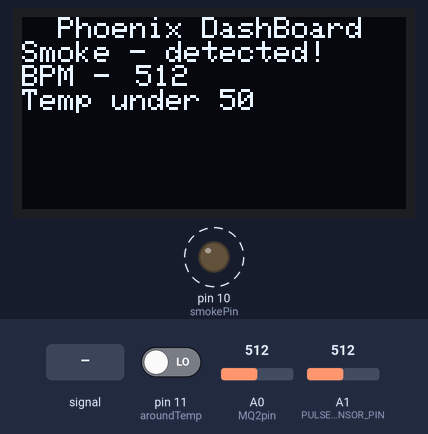
The sketch below on a simulated Arduino Pro Mini, built with avr-gcc and run on an emulated ATmega328P. Parts: 128×64 one-colour display, output pins drawn as LEDs (lit = HIGH). Dashed ring = blinking. Inputs (shaded band) come from the test bench; at power-on: A0 (MQ2pin) = 512, pin 11 (aroundTemp) LOW, A1 (PULSE_SENSOR_PIN) = 512.

Above: at 4.9 s.
5.0 s: A0 (MQ2pin) set to 315
11.1 s: A0 (MQ2pin) set to 289
At 13.3 s:
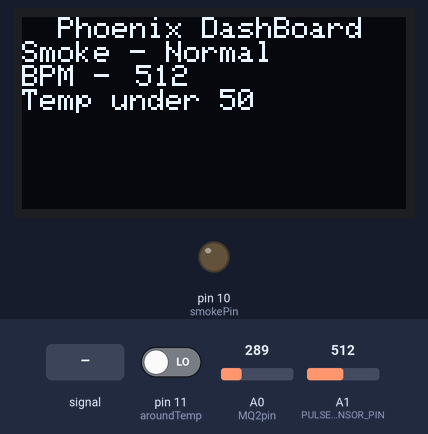
17.2 s: pin 11 (aroundTemp) driven HIGH
At 19.3 s:
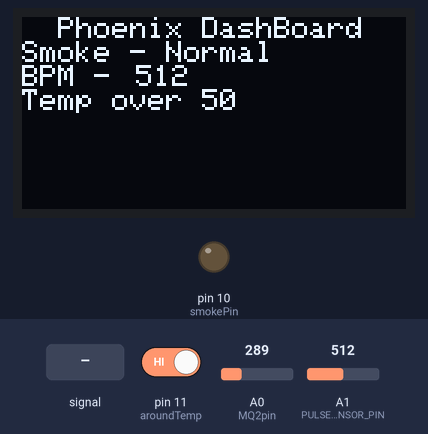
23.3 s: A0 (MQ2pin) set to 306
At 26.4 s:
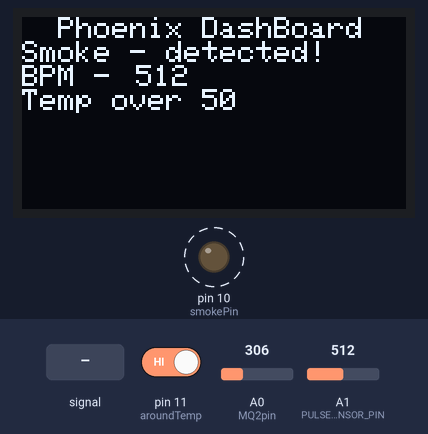
29.4 s: A1 (PULSE_SENSOR_PIN) fed a 200 Hz sine of ±81 counts around its level
At 32.4 s:
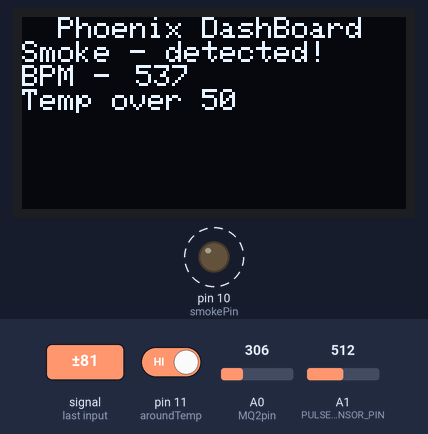
34.8 s: A1 (PULSE_SENSOR_PIN) set to 560
At 36.4 s:
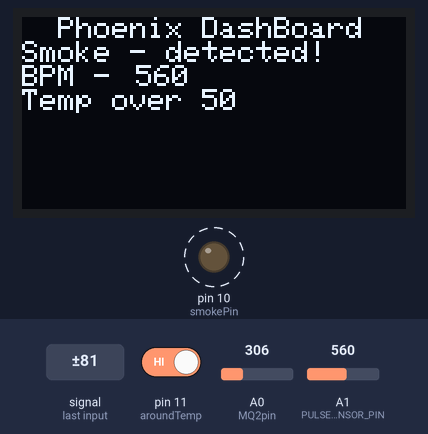
Timing chart, 0 to 40.0 s (numbered marks = the images above; inputs shaded):
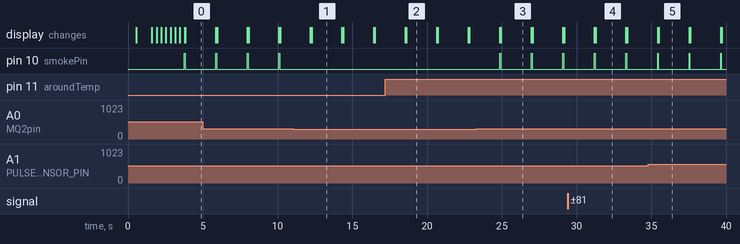

Measured:
- the behaviour switches between 301 and 300 on A0 (MQ2pin) (found by bisection; images 0 and 1)
- after the input at 11.1 s, pin 10 (smokePin): stops changing and stays LOW; the display: first differs from a run without the input after 1.2 s (image 1)
- after the input at 17.2 s, the display: first differs from a run without the input after 1.4 s (image 2)
- after the input at 23.3 s, pin 10 (smokePin): alternates HIGH for 0.06 s and LOW for 2.1 s, starting after 1.6 s; the display: first differs from a run without the input after 1.6 s (image 3)
- after the input at 29.4 s, the display: first differs from a run without the input after 1.9 s (image 4)
- by itself, pin 10 (smokePin): alternates HIGH for 0.06 s and LOW for 2.1 s
- what the display in image 1 shows lasts 2.0 s, from 12.3 s to 14.3 s

The sketch:

ProMini.ino
```cpp
#include <SPI.h>
#include <Wire.h>
#include <Adafruit_GFX.h>
#include <Adafruit_SSD1306.h>

#define KL_BMPWIDTH  128
#define KL_BMPHEIGHT 32

Adafruit_SSD1306 display(-1); //  display SCL - A5, SDA - A4

#define MQ2pin (0) // MQ2 A0
const int PULSE_SENSOR_PIN = 1; // BPM A1

float sensorValue;
int Signal;
int Threshold = 550;
const int smokePin = 10; // smoke out
const int aroundTemp = 11; // temp in


const unsigned char bitmap_KL[] PROGMEM = {
  B11111111,B11111111,B11111111,B11111111,B11111111,B11111111,B11111111,B11111111,B11111111,B11111111,B11111111,B11111111,B11111111,B11111111,B11111111,B11111111,
  B11111111,B11111111,B11111111,B11111111,B11111111,B11111100,B00111111,B11111111,B11111111,B11111111,B11111111,B11111111,B11110000,B01111111,B11111111,B11111111,
  B11111111,B11111111,B11111111,B11111111,B11111110,B00000000,B00011111,B11111111,B11111111,B11111111,B11111111,B11111111,B11000000,B01111111,B11111111,B11111111,
  B11111111,B11111111,B11111111,B11100011,B11100000,B00000000,B00001111,B11111111,B11110000,B11111111,B11111111,B11111111,B00000000,B00111111,B11111111,B11111111,
  B11111111,B11111111,B11111111,B10001110,B00000000,B00000000,B00000111,B11111111,B10000001,B11111111,B11111111,B11111110,B00000000,B01111111,B11111111,B11111111,
  B11111111,B11111111,B11111111,B00000000,B00000000,B00000000,B00001111,B11111100,B00000011,B11111111,B11111111,B11111000,B00000000,B01111111,B11111111,B11111111,
  B11111111,B11111111,B11111110,B00000000,B00000000,B00011111,B00001111,B11100000,B00000111,B11111111,B11111111,B11110000,B00000000,B11111111,B11111111,B11111111,
  B11111111,B11111111,B11111100,B00000000,B00000001,B11111110,B00011111,B00000000,B10011111,B11111111,B11111111,B11000000,B11000000,B11111111,B11111111,B11111111,
  B11111111,B11111111,B11111000,B00000000,B00011111,B11111100,B00111000,B00000011,B11111111,B11111111,B11111111,B10000011,B10000001,B11111111,B11111111,B11111111,
  B11111111,B11111111,B11110000,B00000000,B11111111,B11111000,B01000000,B00011111,B11111111,B11111111,B11111111,B00000111,B00000011,B11111111,B11111111,B11111111,
  B11111111,B11111111,B11110000,B00000111,B11111111,B11110000,B00000000,B11111111,B11111111,B11111111,B11111110,B00001100,B00000111,B11111111,B11111111,B11111111,
  B11111111,B11111111,B11110000,B00111111,B11111111,B11100000,B00000111,B11111111,B11111111,B11111111,B11111000,B00011000,B00001111,B11111111,B11111111,B11111111,
  B11111111,B11111111,B11110001,B11111111,B11111111,B11000000,B00111111,B11111111,B11111111,B11111111,B11110000,B01110000,B00011111,B11111111,B11111111,B11111111,
  B11111111,B11111111,B11111111,B11111111,B11111111,B00000001,B11111111,B11111111,B11111111,B11111111,B11100000,B11100000,B00011111,B11111111,B11111111,B11111111,
  B11111111,B11111111,B11111111,B11111111,B11111000,B00001111,B11111111,B11111111,B11111111,B11111111,B11000001,B11100000,B00011111,B11111111,B11111111,B11111111,
  B11111111,B11111111,B11111111,B11111111,B11000000,B00111111,B11111111,B11111111,B11111111,B11111111,B10000011,B11000000,B00111111,B11111111,B11111111,B11111111,
  B11111111,B11111111,B11111111,B11111111,B10000000,B01111111,B11111111,B11111111,B11111111,B11111111,B00001111,B11000000,B11111111,B11111111,B11111111,B11111111,
  B11111111,B11111111,B11111111,B11111111,B00000000,B01111111,B11111111,B11111111,B11111111,B11111100,B00011111,B11000011,B11111111,B11111111,B11111111,B11111111,
  B11111111,B11111111,B11111111,B11111111,B00000000,B00011111,B11111111,B11111111,B11111111,B11111000,B00111111,B11111111,B11111111,B11111111,B11111111,B11111111,
  B11111111,B11111111,B11111111,B11111111,B10000000,B00000111,B11111111,B11111111,B11111111,B11110000,B01111111,B11111111,B11111111,B11111111,B11111111,B11111111,
  B11111111,B11111111,B11111111,B11111111,B00000000,B00000000,B11111111,B11111111,B11111111,B11100001,B11111111,B11111111,B11111111,B11111111,B11111111,B11111111,
  B11111111,B11111111,B11111111,B11111110,B00001000,B00000000,B00011111,B11111111,B11111111,B11000011,B11111111,B11111111,B11111111,B11111111,B11111111,B11111111,
  B11111111,B11111111,B11111111,B11111100,B00011110,B00000000,B00000111,B11111111,B11111111,B10000111,B11111111,B11111111,B11111111,B11111111,B11111111,B11111111,
  B11111111,B11111111,B11111111,B11111000,B00111111,B11000000,B00000000,B11111111,B11111110,B00000001,B11111111,B11111111,B11111111,B11111111,B11111111,B11111111,
  B11111111,B11111111,B11111111,B11110000,B01111111,B11110000,B00000000,B00111110,B00000000,B00000000,B00000001,B11111111,B11111111,B11111111,B11111111,B11111111,
  B11111111,B11111111,B11111111,B11100000,B11111111,B11111110,B00000000,B00001100,B00000000,B00000000,B00000000,B00001111,B11111111,B11111111,B11111111,B11111111,
  B11111111,B11111111,B11111111,B11000001,B11111111,B11111111,B10000000,B00000000,B00000000,B00000000,B00000000,B00000000,B01111111,B11111111,B11111111,B11111111,
  B11111111,B11111111,B11111111,B10000011,B11111111,B11111111,B11110000,B00000000,B00000000,B00000000,B00000000,B00000000,B00011111,B11111111,B11111111,B11111111,
  B11111111,B11111111,B11111111,B00000111,B11111111,B11111111,B11111100,B00000000,B00000000,B00000000,B00000000,B00000000,B01111111,B11111111,B11111111,B11111111,
  B11111111,B11111111,B11111110,B00001111,B11111111,B11111111,B11111111,B10000000,B11111111,B11111111,B00000000,B00000000,B11111111,B11111111,B11111111,B11111111,
  B11111111,B11111111,B11111111,B11111111,B11111111,B11111111,B11111111,B11100000,B11111111,B11111111,B11111111,B10000111,B11111111,B11111111,B11111111,B11111111,
  B11111111,B11111111,B11111111,B11111111,B11111111,B11111111,B11111111,B11111101,B11111111,B11111111,B11111111,B11111111,B11111111,B11111111,B11111111,B11111111
};


void setup() {
  display.begin(SSD1306_SWITCHCAPVCC, 0x3C);

  pinMode(smokePin,OUTPUT);
  pinMode(aroundTemp,INPUT);

  display.clearDisplay();
  delay(500);


  display.drawBitmap(0, 0, bitmap_KL, 128, 32, WHITE);
  display.display();
  delay(1000);
  display.clearDisplay();

  display.setTextColor(WHITE);
  display.setTextSize(1);
  display.setCursor(14, 13);
  display.print("System Loading...");
  display.setCursor(40, 1);
  display.print("Phoenix");
  display.display();

 for (int k=1; k<=122; k++){
    if(k%3==2){

  display.display();
  display.setTextColor(WHITE);
  display.setTextSize(1);
  display.setCursor(k, 25);
  display.print("D");
  display.display();
 }
 }
  display.clearDisplay();


}

void loop() {
 display.setTextSize(1);
  display.setTextColor(WHITE);
  display.setCursor(12,0);
  display.println("Phoenix");
  display.setCursor(60,0);
  display.println("DashBoard");
  display.display();

//////////////////////////////////////////////////////Read smoke/////////////////////////////////
  sensorValue = analogRead(MQ2pin);

   if(sensorValue > 300)
  {
    digitalWrite(smokePin,HIGH);
  display.setTextSize(1);
  display.setTextColor(WHITE);
  display.setCursor(0, 8);
  display.println("Smoke - detected!");
  display.display();

  }
  else{
    digitalWrite(smokePin,LOW);
  display.setTextSize(1);
  display.setTextColor(WHITE);
  display.setCursor(0,8);
  display.println("Smoke - Normal");
  display.display();

  }
/////////////////////////////////////////////////////////Read BPM/////////////////////////////////////////////
  Signal = analogRead(PULSE_SENSOR_PIN);
  Serial.write(Signal);

  display.setTextSize(1);
  display.setTextColor(WHITE);
  display.setCursor(0,16);
  display.println("BPM -");
  display.setCursor(38,16);
  display.println(Signal);
  display.display();
////////////////////////////////////////////////////get DHT temp Signal///////////////////////////////////////
  if (digitalRead(aroundTemp)==HIGH){
  digitalWrite(smokePin,LOW);
  display.setTextSize(1);
  display.setTextColor(WHITE);
  display.setCursor(0,24);
  display.println("Temp over 50");
  display.display();

  }
  else{
  digitalWrite(smokePin,LOW);
  display.setTextSize(1);
  display.setTextColor(WHITE);
  display.setCursor(0,24);
  display.println("Temp under 50");
  display.display();

  }

 delay(2000);
   display.clearDisplay();
}
```
